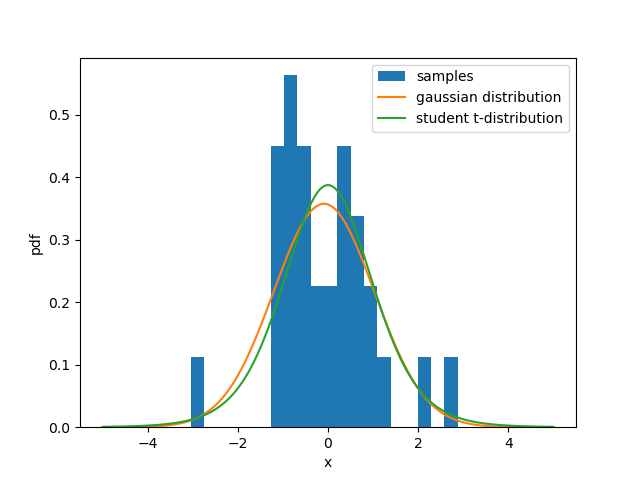

Here is the Python script that generated this plot:
import numpy as np
import matplotlib.pyplot as plt
from scipy.special import gammaln
from scipy.optimize import minimize

def mle_for_gaussian_distribution(samples):
    """maximum likelihood estimation for gaussian distribution with given samples using LBFGS"""
    def negative_log_likelihood(params):
        """negative log likelihood"""
        mu, sigma = params
        return -np.sum(np.log(1 / np.sqrt(2 * np.pi * sigma**2)) - (samples - mu)**2 / (2 * sigma**2))
    
    # initial guess
    mu, sigma = [0, 1]
    
    # minimize negative log likelihood
    result = minimize(negative_log_likelihood, [mu, sigma], method='L-BFGS-B')
    
    return result.x

def mle_for_student_t_distribution(samples):
    """maximum likelihood estimation for student t-distribution with given samples using LBFGS"""
    def negative_log_likelihood(params):
        """negative log likelihood"""
        dof = params[0]
        return -np.sum(gammaln((dof+1)/2) - gammaln(dof/2) - np.log(np.sqrt(np.pi*dof)) - (dof+1)/2 * np.log(1 + (samples**2)/dof))
    
    # initial guess
    dof = 1
    
    # minimize negative log likelihood
    result = minimize(negative_log_likelihood, [dof], method='L-BFGS-B')
    
    return result.x

def gaussian_pdf(x, mu, sigma):
    """pdf of gaussian distribution with given mean and variance"""
    return 1 / np.sqrt(2 * np.pi * sigma**2) * np.exp(-(x - mu)**2 / (2 * sigma**2))

def student_t_pdf(x, dof):
    """pdf of student t-distribution with given degrees of freedom"""
    return np.exp(gammaln((dof+1)/2) - gammaln(dof/2) - np.log(np.sqrt(np.pi*dof)) - (dof+1)/2 * np.log(1 + (x**2)/dof))

if __name__ == '__main__':
    # generate samples, mean = 0, variance = 2
    samples = np.random.normal(0, np.sqrt(2), 30)
    
    # mle
    mu, sigma = mle_for_gaussian_distribution(samples)
    dof = mle_for_student_t_distribution(samples)
    
    # mean = 0, variance = 1
    x = np.linspace(-5, 5, 1000)
    
    # plot samples
    plt.hist(samples, bins=20, density=True, label='samples')
    
    # plot gaussian distribution
    plt.plot(x, gaussian_pdf(x, mu, sigma), label='gaussian distribution')
    
    # plot student t-distribution
    plt.plot(x, student_t_pdf(x, dof), label='student t-distribution')
    
    plt.xlabel('x')
    plt.ylabel('pdf')
    plt.legend()
    plt.savefig('HW1/Q3.png')

    plt.clf()

    # add [8, 9, 10] to samples
    samples_2 = np.append(samples, [8, 9, 10])

    # mle
    mu, sigma = mle_for_gaussian_distribution(samples_2)
    dof = mle_for_student_t_distribution(samples_2)

    # mean = 0, variance = 1
    x = np.linspace(-5, 11, 1000)

    # adding noise to samples will make the student t-distribution more similar to the gaussian distribution.
    # this is because the student t-distribution is more robust to outliers than the gaussian distribution.
    # More similar in this case means that the student t-distribution will have a higher probability density at the same point. 
    # This is because the student t-distribution has a heavier tail than the gaussian distribution.

    # plot samples
    plt.hist(samples_2, bins=20, density=True, label='samples')

    # plot gaussian distribution
    plt.plot(x, gaussian_pdf(x, mu, sigma), label='gaussian distribution')

    # plot student t-distribution
    plt.plot(x, student_t_pdf(x, dof), label='student t-distribution')

    plt.xlabel('x')
    plt.ylabel('pdf')
    plt.legend()
    plt.savefig('HW1/Q3_2.png')